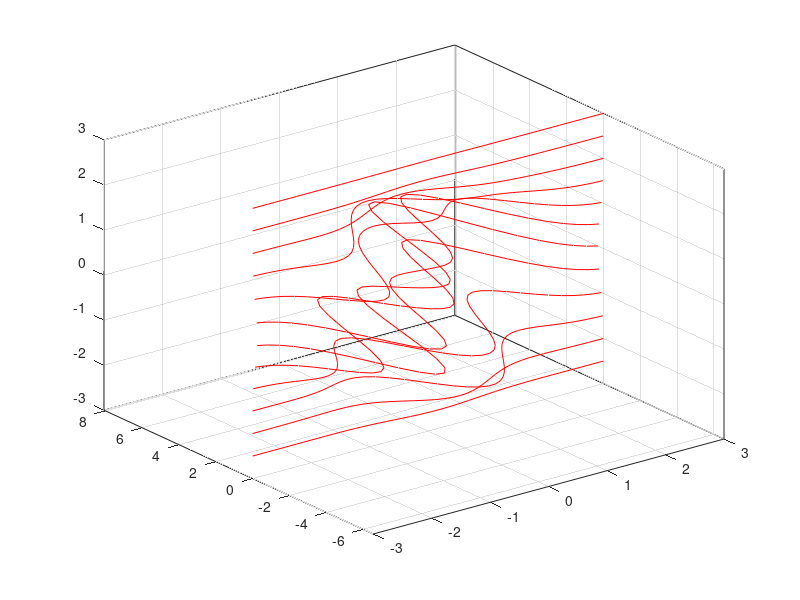

The MATLAB source for this figure:
function result = test_contour_007
result = false;
a = figure;
[Z,x,y] = peaks;
contour3(x,y,Z,[-3:.5:3],'r-');
drawnow;
close(a);
result = true;
